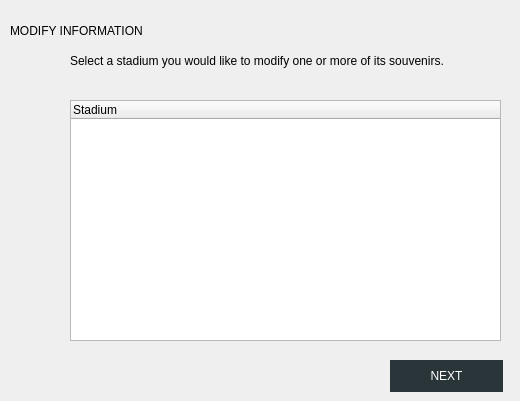
    <widget class="QWidget" name="adminModifyPage">
     <widget class="QLabel" name="modifyInformationLabel">
      <property name="geometry">
       <rect>
        <x>10</x>
        <y>10</y>
        <width>391</width>
        <height>41</height>
       </rect>
      </property>
      <property name="styleSheet">
       <string notr="true">font: 25 30pt &quot;Gill Sans&quot;, &quot;Gill Sans MT Condensed&quot;;</string>
      </property>
      <property name="text">
       <string>MODIFY INFORMATION</string>
      </property>
     </widget>
     <widget class="QLabel" name="modifyDescription">
      <property name="geometry">
       <rect>
        <x>70</x>
        <y>50</y>
        <width>441</width>
        <height>21</height>
       </rect>
      </property>
      <property name="text">
       <string>Select a stadium you would like to modify one or more of its souvenirs.</string>
      </property>
     </widget>
     <widget class="QTreeWidget" name="listOfModifyStadiums">
      <property name="geometry">
       <rect>
        <x>70</x>
        <y>100</y>
        <width>431</width>
        <height>241</height>
       </rect>
      </property>
      <property name="horizontalScrollBarPolicy">
       <enum>Qt::ScrollBarAlwaysOff</enum>
      </property>
      <property name="alternatingRowColors">
       <bool>true</bool>
      </property>
      <attribute name="headerCascadingSectionResizes">
       <bool>false</bool>
      </attribute>
      <attribute name="headerHighlightSections">
       <bool>false</bool>
      </attribute>
      <attribute name="headerStretchLastSection">
       <bool>true</bool>
      </attribute>
      <column>
       <property name="text">
        <string>Stadium</string>
       </property>
      </column>
     </widget>
     <widget class="QPushButton" name="modifyInformationNextButton">
      <property name="geometry">
       <rect>
        <x>390</x>
        <y>360</y>
        <width>113</width>
        <height>32</height>
       </rect>
      </property>
      <property name="styleSheet">
       <string notr="true">QPushButton {
background-color: #293539;
color: white;
border:none;
	font: 75 15pt &quot;Gill Sans&quot;, &quot;Gill Sans MT Condensed&quot;;
}</string>
      </property>
      <property name="text">
       <string>NEXT</string>
      </property>
     </widget>
    </widget>
